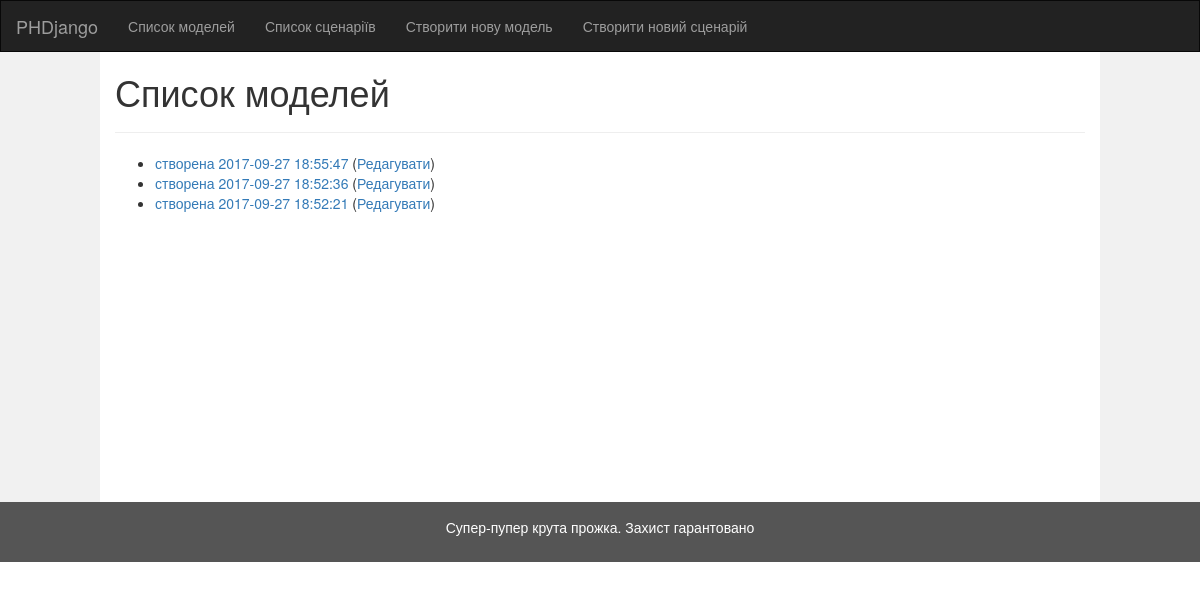
The app's page /models/, older data.
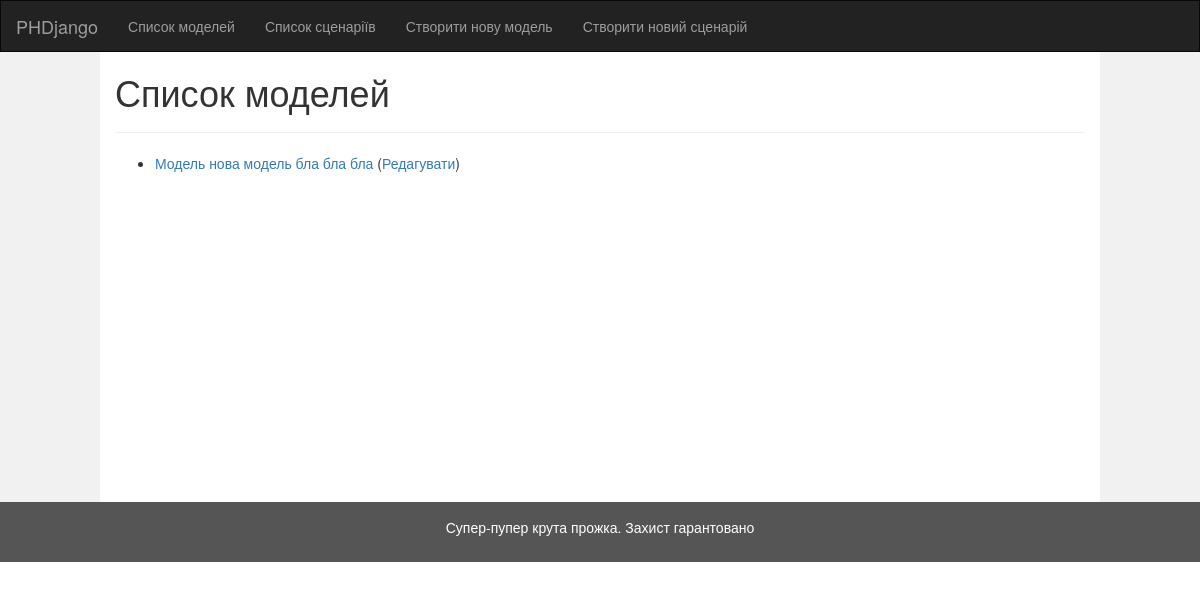
The same page, newer data.
### models/models.py (models this page shows)
class ModelConfig(models.Model):
    created_at = models.DateTimeField(auto_now_add=True, null=True)
    title = models.CharField("Назва конфігурації моделі", null=True, max_length=1024)
    production_firm_structure = models.ForeignKey(FirmStructure, related_name="ProductionFirm", null=True)
    raw_firm_structure = models.ForeignKey(FirmStructure, related_name="RawFirm", null=True)
    capital_firm_structure = models.ForeignKey(FirmStructure, related_name="CapitalFirm", null=True)
    household_structure = models.ForeignKey(HouseholdStructure, null=True)
    government_structure = models.ForeignKey(GovernmentStructure, null=True)
    outside_world = models.BooleanField("Зовнішній світ", default=False)
    def natural_key(self):
        return (self.title, self.created_at,) + self.production_firm_structure.natural_key() + \
               self.raw_firm_structure.natural_key() + self.capital_firm_structure.natural_key() + \
               self.household_structure.natural_key() + self.government_structure.natural_key()
    natural_key.dependencies = ['phdjango.FirmStructure', 'phdjango.HouseholdStructure', 'phdjango.GovernmentStructure']
    def __str__(self):
        return "Модель " + str(self.title) if self.title is not None else "" + "створена " + self.created_at.strftime(
            "%Y-%m-%d %H:%M:%S")

### models/views.py (the view)
class ModelIndexView(generic.ListView):
    template_name = 'models/model-index.html'
    context_object_name = 'latest_model_list'
    def get_queryset(self):
        return ModelConfig.objects.order_by('-created_at')

### models/templates/models/model-index.html
{% extends 'models/base.html' %}
{% block title %}Список моделей{% endblock %}
{% block content %}
    {% if latest_model_list %}
        <ul>
            {% for model in latest_model_list %}
                <li>
                    <a href="{% url 'models:model-config-detail' model.id %}">{{ model }}</a>
                    (<a href="{% url 'models:model-config-edit-basic' model.id %}">Редагувати</a>)
                </li>
            {% endfor %}
        </ul>
    {% else %}
        <p>No models are available.</p>
    {% endif %}
{% endblock %}

Row changes from the older to the newer data that the page shows:
removed ModelConfig: title+created_at "створена 2017-09-27 18:55:47"
removed ModelConfig: title+created_at "створена 2017-09-27 18:52:36"
removed ModelConfig: title+created_at "створена 2017-09-27 18:52:21"
added ModelConfig: title "Модель нова модель бла бла бла"
